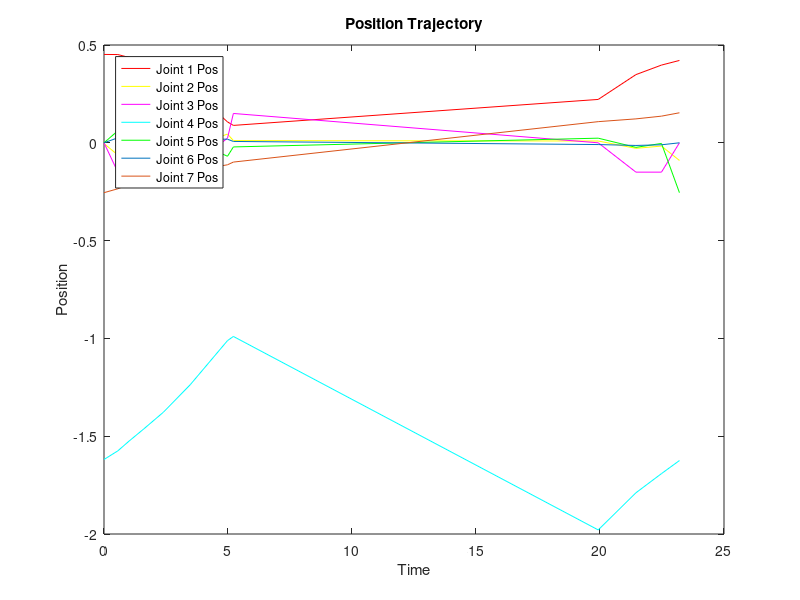

The MATLAB source for this figure:
clear
clc
format long g
clf

%while 1
    sampled_data = csvread('trajectory.csv',1,0);
    use_acceleration = 0;
    %assign columns into seperate variable names - this is made quickly using the
    %header names and find-replace command
    i=1;
    timestamp=sampled_data(:,i);i=i+1;
    joint1_pos=sampled_data(:,i);i=i+1;joint1_vel=sampled_data(:,i);i=i+1;
    if (use_acceleration) joint1_eff=sampled_data(:,i);i=i+1; end
    joint2_pos=sampled_data(:,i);i=i+1;joint2_vel=sampled_data(:,i);i=i+1;
    if (use_acceleration) i=i+1;joint2_eff=sampled_data(:,i);i=i+1; end
    joint3_pos=sampled_data(:,i);i=i+1;joint3_vel=sampled_data(:,i);i=i+1;
    if (use_acceleration) joint3_eff=sampled_data(:,i);i=i+1; end
    joint4_pos=sampled_data(:,i);i=i+1;joint4_vel=sampled_data(:,i);i=i+1;
    if (use_acceleration) joint4_eff=sampled_data(:,i);i=i+1; end
    joint5_pos=sampled_data(:,i);i=i+1;joint5_vel=sampled_data(:,i);i=i+1;
    if (use_acceleration) joint5_eff=sampled_data(:,i);i=i+1; end
    joint6_pos=sampled_data(:,i);i=i+1;joint6_vel=sampled_data(:,i);i=i+1;
    if (use_acceleration) joint6_eff=sampled_data(:,i);i=i+1; end
    joint7_pos=sampled_data(:,i);i=i+1;joint7_vel=sampled_data(:,i);i=i+1;
    if (use_acceleration) joint7_eff=sampled_data(:,i);i=i+1; end

    time_start_end = [timestamp(1,1) timestamp(end,1)];
    joint2_upper = 0;
    joint3_lower = -3.92699081699;
    joint3_upper = 0.785398163397;
    
    plot_position = 1;
    
    if (plot_position)
        plot(...
             timestamp, joint1_pos,'r', ...%time_start_end, [-pi, -pi], 'r--', time_start_end, [pi, pi], 'r--',...
             timestamp, joint2_pos,'y', ...%time_start_end, [-pi,-pi], 'yo',time_start_end, [joint2_upper,joint2_upper], 'y--',...
             timestamp, joint3_pos,'m', ...%time_start_end, [joint3_lower,joint3_lower], 'm--',time_start_end, [joint3_upper,joint3_upper], 'm--',...
             timestamp, joint4_pos,'c',...
             timestamp, joint5_pos,'g',...
             timestamp, joint6_pos,...
             timestamp, joint7_pos)

        xlabel('Time')
        ylabel('Position')
        legend('Joint 1 Pos',...%'Continous Low', 'Continuous High',...
                'Joint 2 Pos',...%'Joint 2 Low', 'Joint 2 High',...
                'Joint 3 Pos',...%'Joint 3 Low', 'Joint 3 High',...
                'Joint 4 Pos',...
                'Joint 5 Pos',...
                'Joint 6 Pos',...
                'Joint 7 Pos',...
                'Location','northwest')

        title('Position Trajectory')
    else
        plot(...
             timestamp, joint1_vel,'r', ...%time_start_end, [-pi, -pi], 'r--', time_start_end, [pi, pi], 'r--',...
             timestamp, joint2_vel,'y', ...%time_start_end, [-pi,-pi], 'yo',time_start_end, [joint2_upper,joint2_upper], 'y--',...
             timestamp, joint3_vel,'m', ...%time_start_end, [joint3_lower,joint3_lower], 'm--',time_start_end, [joint3_upper,joint3_upper], 'm--',...
             timestamp, joint4_vel,'c',...
             timestamp, joint5_vel,'g',...
             timestamp, joint6_vel,...
             timestamp, joint7_vel)

        xlabel('Time')
        ylabel('Velocity')
        legend('Joint 1 vel',...%'Continous Low', 'Continuous High',...
                'Joint 2 vel',...%'Joint 2 Low', 'Joint 2 High',...
                'Joint 3 vel',...%'Joint 3 Low', 'Joint 3 High',...
                'Joint 4 vel',...
                'Joint 5 vel',...
                'Joint 6 vel',...
                'Joint 7 vel',...
                'Location','northwest')

        title('Velocity Trajectory')
    end
    
    pause(1)
%end